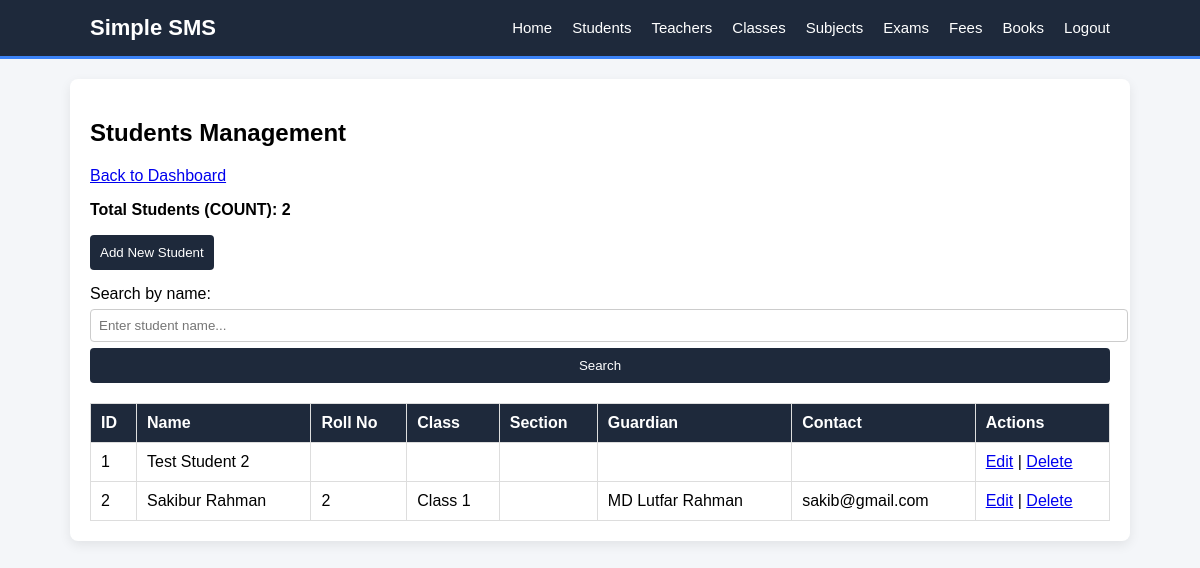
/students.php (signed in), run on the app's committed database.
### tables this page shows
CREATE TABLE `students` (
  `student_id` int NOT NULL AUTO_INCREMENT,
  `name` varchar(100) NOT NULL,
  `class_id` int DEFAULT NULL,
  `section_id` int DEFAULT NULL,
  `roll_number` int DEFAULT NULL,
  `guardian_name` varchar(100) DEFAULT NULL,
  `guardian_phone` varchar(20) DEFAULT NULL,
  `contact_details` varchar(255) DEFAULT NULL,
  PRIMARY KEY (`student_id`),
  KEY `fk_student_class` (`class_id`),
  KEY `fk_student_section` (`section_id`),
  CONSTRAINT `fk_student_class` FOREIGN KEY (`class_id`) REFERENCES `classes` (`class_id`),
  CONSTRAINT `fk_student_section` FOREIGN KEY (`section_id`) REFERENCES `sections` (`section_id`)
);

CREATE TABLE `classes` (
  `class_id` int NOT NULL AUTO_INCREMENT,
  `class_name` varchar(50) NOT NULL,
  PRIMARY KEY (`class_id`)
);

### students.php (the view, shortened to what this page needs)
<?php
include 'db.php';
include 'header.php';
?>
<h2>Students Management</h2>
<a href="index.php">Back to Dashboard</a>
<?php
$count_result = $conn->query("SELECT COUNT(*) as total FROM students");
$total_students = $count_result->fetch_assoc()['total'];
?>
<p><strong>Total Students (COUNT): <?php echo $total_students; ?></strong></p>
<a href="add_student.php"><button style="width: auto;">Add New Student</button></a>
<form method="get" action="" style="margin: 15px 0;">
    <label>Search by name:</label>
    <input type="text" name="search" placeholder="Enter student name..." value="<?php echo $_GET['search'] ?? ''; ?>">
    <button type="submit">Search</button>
</form>
<table>
    <tr>
        <th>ID</th>
        <th>Name</th>
        <th>Roll No</th>
        <th>Class</th>
        <th>Section</th>
        <th>Guardian</th>
        <th>Contact</th>
        <th>Actions</th>
    </tr>
    <?php
    if (isset($_GET['search']) && !empty($_GET['search'])) {
        $search = '%' . $_GET['search'] . '%';
        $stmt = $conn->prepare("SELECT students.*, classes.class_name, sections.section_name
                FROM students
                LEFT JOIN classes ON students.class_id = classes.class_id
                LEFT JOIN sections ON students.section_id = sections.section_id
                WHERE students.name LIKE ?");
        $stmt->bind_param("s", $search);
        $stmt->execute();
        $result = $stmt->get_result();
    } else {
        $sql = "SELECT students.*, classes.class_name, sections.section_name
                FROM students
                LEFT JOIN classes ON students.class_id = classes.class_id
                LEFT JOIN sections ON students.section_id = sections.section_id";
        $result = $conn->query($sql);
    }
    if ($result->num_rows > 0) {
        while($row = $result->fetch_assoc()) {
            echo "<tr>
                    <td>".$row['student_id']."</td>
                    <td>".$row['name']."</td>
                    <td>".$row['roll_number']."</td>
                    <td>".$row['class_name']."</td>
                    <td>".$row['section_name']."</td>
                    <td>".$row['guardian_name']."</td>
                    <td>".$row['contact_details']."</td>
                    <td>
                        <a href='edit_student.php?id=".$row['student_id']."'>Edit</a> |
                        <a href='students.php?delete=".$row['student_id']."' onclick='return confirm(\"Are you sure?\")'>Delete</a>
                    </td>
                  </tr>";
        }
    } else {
        echo "<tr><td colspan='8'>No students found</td></tr>";
    }
    ?>
</table>
<?php include 'footer.php'; ?>

### style.css (style rules this page uses)
body { font-family: Arial, sans-serif; background-color: #f4f6f9; margin: 0; padding: 0; }
table { width: 100%; border-collapse: collapse; margin-top: 20px; }
table, th, td { border: 1px solid #ddd; }
th, td { padding: 10px; text-align: left; }
th { background-color: #1e293b; color: white; }
input[type="text"], input[type="password"], input[type="number"], input[type="date"], select { width: 100%; padding: 8px; margin: 6px 0; border: 1px solid #ccc; border-radius: 4px; }
button { background-color: #1e293b; color: white; padding: 10px; border: none; cursor: pointer; width: 100%; border-radius: 4px; transition: 0.3s; }

### data on the page
students: student_id "1", name "Test Student 2"
students: student_id "2", name "Sakibur Rahman", roll_number "2", class.class_name "Class 1", guardian_name "MD Lutfar Rahman", contact_details "sakib@gmail.com"

### other printed values
$total_students "2"
